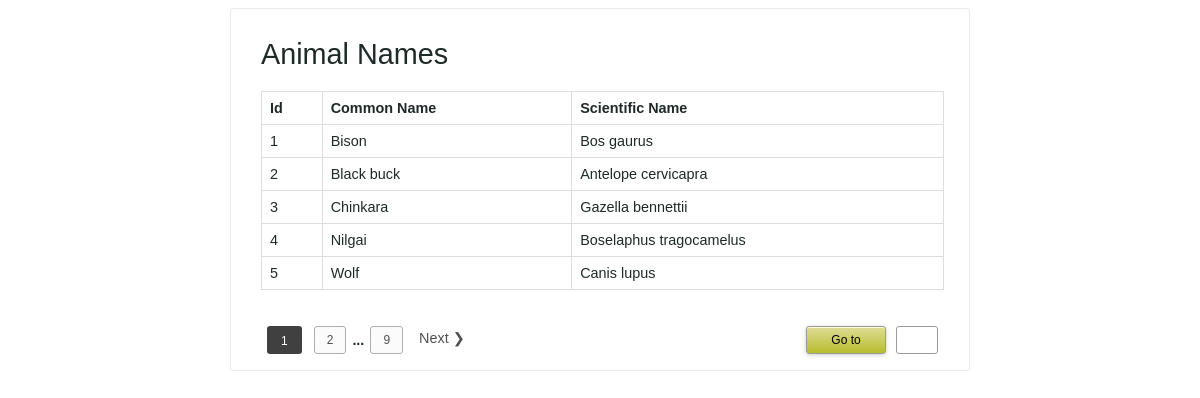
The page / on the database its author committed.
### tables this page shows
CREATE TABLE `tbl_animal` (
  `id` int(11) UNSIGNED NOT NULL,
  `common_name` varchar(255) NOT NULL DEFAULT '',
  `scientific_name` varchar(255) NOT NULL DEFAULT ''
);

### lib/DataSource.php (called while the page is built, shortened)
<?php
class DataSource
{
    private $conn;
    function __construct()
    {
        $this->conn = $this->getConnection();
    }
    public function getConnection()
    {
        $conn = new \mysqli(self::HOST, self::USERNAME, self::PASSWORD, self::DATABASENAME);
        $conn->set_charset("utf8");
        return $conn;
    }
    public function select($query, $paramType = "", $paramArray = array())
    {
        $stmt = $this->conn->prepare($query);
        if (! empty($paramType) && ! empty($paramArray)) {
            $this->bindQueryParams($stmt, $paramType, $paramArray);
        }
        $stmt->execute();
        $result = $stmt->get_result();
        if ($result->num_rows > 0) {
            while ($row = $result->fetch_assoc()) {
                $resultset[] = $row;
            }
        }
        if (! empty($resultset)) {
            return $resultset;
        }
    }
    public function bindQueryParams($stmt, $paramType, $paramArray = array())
    {
        $paramValueReference[] = & $paramType;
        for ($i = 0; $i < count($paramArray); $i ++) {
            $paramValueReference[] = & $paramArray[$i];
        }
        call_user_func_array(array(
            $stmt,
            'bind_param'
        ), $paramValueReference);
    }
    public function getRecordCount($query, $paramType = "", $paramArray = array())
    {
        $stmt = $this->conn->prepare($query);
        $stmt->execute();
        $stmt->store_result();
        $recordCount = $stmt->num_rows;
        return $recordCount;
    }
}

### Model/Pagination.php (called while the page is built, shortened)
<?php
class Pagination
{
    private $ds;
    function __construct()
    {
        require_once __DIR__ . './../lib/DataSource.php';
        $this->ds = new DataSource();
    }
    public function getPage()
    {
        $limit = Config::LIMIT_PER_PAGE;
        if (isset($_GET["page"])) {
            $pn = $_GET["page"];
        } else {
            $pn = 1;
        }
        $startFrom = ($pn - 1) * $limit;
        $query = 'SELECT * FROM tbl_animal LIMIT ? , ?';
        $paramType = 'ii';
        $paramValue = array(
            $startFrom,
            $limit
        );
        $result = $this->ds->select($query, $paramType, $paramValue);
        return $result;
    }
    public function getAllRecords()
    {
        $query = 'SELECT * FROM tbl_animal';
        $totalRecords = $this->ds->getRecordCount($query);
        return $totalRecords;
    }
}
?>

### index.php (the view, shortened to what this page needs)
<?php
require_once __DIR__ . '/Model/Pagination.php';
$paginationModel = new Pagination();
$pageResult = $paginationModel->getPage();
$queryString = "?";
if (isset($_GET["page"])) {
    $pn = $_GET["page"];
} else {
    $pn = 1;
}
$limit = Config::LIMIT_PER_PAGE;
$totalRecords = $paginationModel->getAllRecords();
$totalPages = ceil($totalRecords / $limit);
?>
<!doctype html>
<html lang="en">
<head>
<link rel="stylesheet" type="text/css" href="assets/css/pagination.css">
<link rel="stylesheet" type="text/css"
    href="assets/css/phppot-style.css">
</head>
<body>
    <div class="phppot-container">
        <div class="phppot-form">
            <h1>Animal Names</h1>
            <table>
                <tr>
                    <th>Id</th>
                    <th>Common Name</th>
                    <th>Scientific Name</th>
                </tr>
  <?php
if (! empty($pageResult)) {
    foreach ($pageResult as $page) {
        ?>
          <tr>
                    <td><?php echo $page['id'];?></td>
                    <td><?php echo $page['common_name'];?></td>
                    <td><?php echo $page['scientific_name'];?></td>
                </tr>
 <?php }} ?>
  </table>
            <div class="pagination">
                <?php
                for ($i = ($pn - 1); $i <= ($pn + 1); $i ++) {
                    if ($i < 1)
                        continue;
                    if ($i == $pn) {
                        $class = "active";
                    } else {
                        $class = "page-a-link";
                    }
                    ?>
                    <a href='index.php?page=<?php echo $i; ?>'>
                        <div class='<?php echo $class; ?>'><?php echo $i; ?></div>
                    </a>
                    <?php
                }
                if (($totalPages - ($pn + 1)) >= 1) {
                    ?>
                    <div class='page-before-after'>...</div>
                <?php
                }
                if (($totalPages - ($pn + 1)) > 0) {
                    if ($pn == $totalPages) {
                        $class = "active";
                    } else {
                        $class = "page-a-link";
                    }
                    ?>
                    <a href='index.php?page=<?php echo $totalPages; ?>'><div
                                        class='<?php echo $class; ?>'><?php echo $totalPages; ?></div></a>
                    <?php
                }
                ?>
                <?php
                if (($page > 1) && ($pn < $totalPages)) {
                    ?>
                            <a class="next" id="next-page"
                                href="<?php echo $queryString;?>page=<?php echo (($pn+1));?>"
                                title="Next Page"><span>Next &#10095;</span></a>
                    <?php
                }
                ?>
    </div>
            <div class="goto-page">
                <form action="" method="GET"
                    onsubmit="return pageValidation()">
                    <input type="submit" class="goto-button" value="Go to">
                    <input type="text" class="enter-page-no" name="page" min="1" id="page-no">
                </form>
            </div>
        </div>
    </div>
</body>
</html>

### assets/css/pagination.css (style rules this page uses)
.pagination { display: inline-flex; }
.pagination a { color: #505050; text-decoration: none; }
.page-a-link { font-family: arial, verdana; font-size: 12px; border: 1px #afafaf solid; background-color: #fbfbfb; padding: 6px 12px 6px 12px; margin: 6px; text-decoration: none; border-radius: 3px; }
.active { font-family: arial, verdana; font-size: 12px; padding: 8px 14px 6px 14px; margin: 3px; background-color: #404040; text-decoration: none; border-radius: 3px; margin: 6px; color: #FFF; }
a.next { margin: 10px 0px 10px 10px; }
input.enter-page-no { width: 42px !important; height: 28px !important; font-size: 12px; padding: 6px 12px 6px 12px !important; margin: 6px; border-radius: 3px !important; text-align: center !important; }
input.goto-button { max-width: 80px; font-size: 12px; padding: 6px 12px 6px 12px !important; border: 1px solid #9a9a9a; border-radius: 3px !important; text-align: center !important; background: -webkit-gradient(linear, left top, left bottom, color-stop(0%, #dfdd99), color-stop(100%, #bcbd2b)); background: -webkit-linear-gradient(top, #dfdc99, #b8bd2b); border: 1px solid #97a031; box-shadow: inset 0px 1px 0px rgb(255, 255, 211), 0px 1px 4px rgba(199, 199, 199, 0.9); }
.goto-page { float: right; }
.page-before-after { font-weight: bold; padding-top: 12px; text-decoration: none; }

### assets/css/phppot-style.css (style rules this page uses)
.phppot-container { -webkit-font-smoothing: antialiased; font-family: Arial, "Helvetica Neue", Helvetica, sans-serif; font-size: .9em; color: #1e2a28; width: 740px; margin: 0 auto; padding: 0px 20px 20px 20px; }
.phppot-container table { border-collapse: collapse; width: 100%; margin-bottom: 30px; }
.phppot-container td, .phppot-container th { border: 1px solid #dddddd; text-align: left; padding: 8px; }
.phppot-container h1 { font-weight: normal; }
input[type=text].phppot-input, .phppot-container input, .phppot-container textarea, .phppot-container select, .phppot-input, .phppot-select { box-sizing: border-box; width: 200px; height: initial; padding: 8px 5px; border: 1px solid #9a9a9a; border-radius: 3px; }
.phppot-form, .phppot-section { border: #eaeaea 1px solid; padding: 10px 25px 10px 30px; border-radius: 3px; }

### rows shown on the page
tbl_animal: id "1", common_name "Bison", scientific_name "Bos gaurus"
tbl_animal: id "2", common_name "Black buck", scientific_name "Antelope cervicapra"
tbl_animal: id "3", common_name "Chinkara", scientific_name "Gazella bennettii"
tbl_animal: id "4", common_name "Nilgai", scientific_name "Boselaphus tragocamelus"
tbl_animal: id "5", common_name "Wolf", scientific_name "Canis lupus"

### other values the page prints
$totalPages "9"
